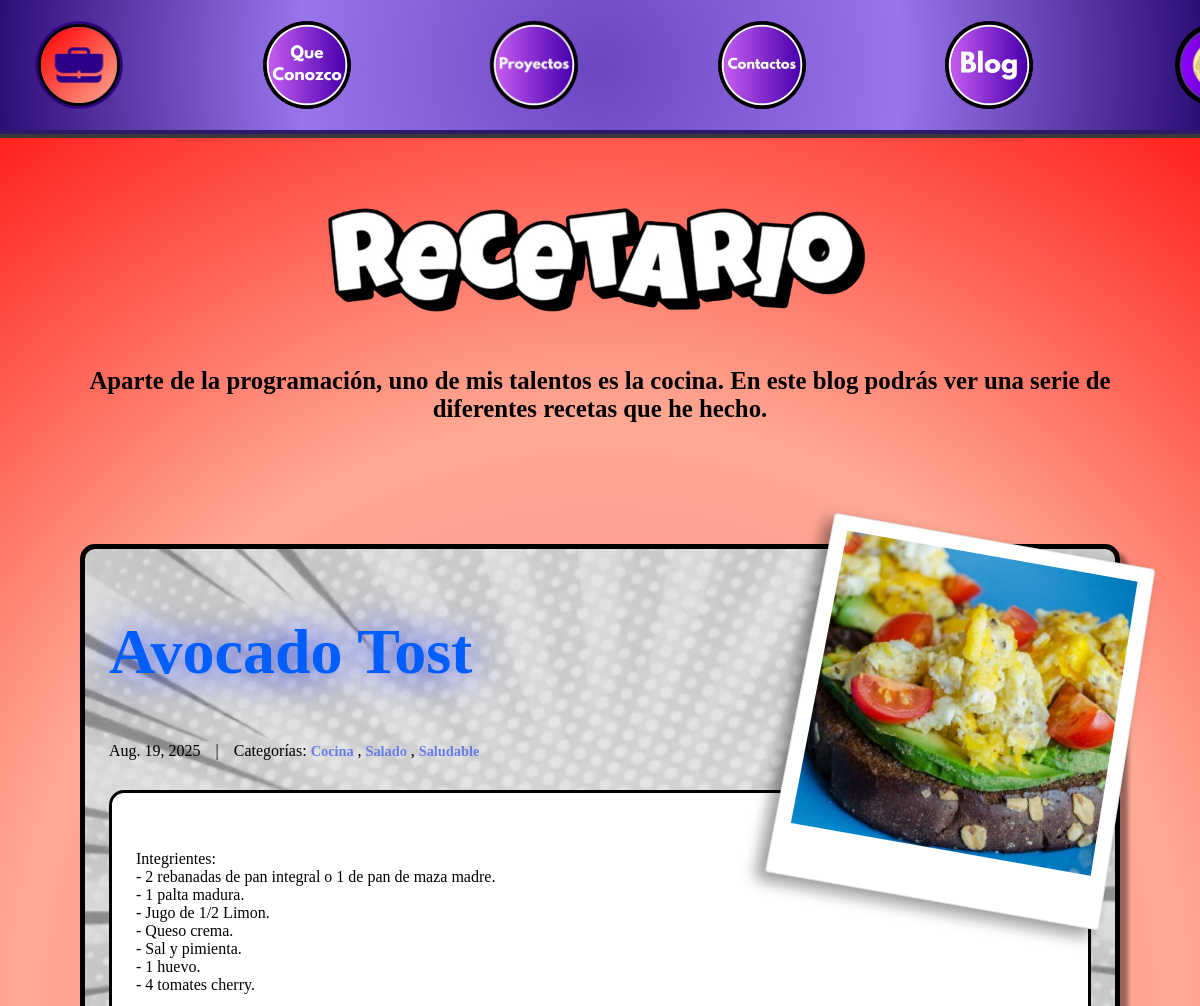
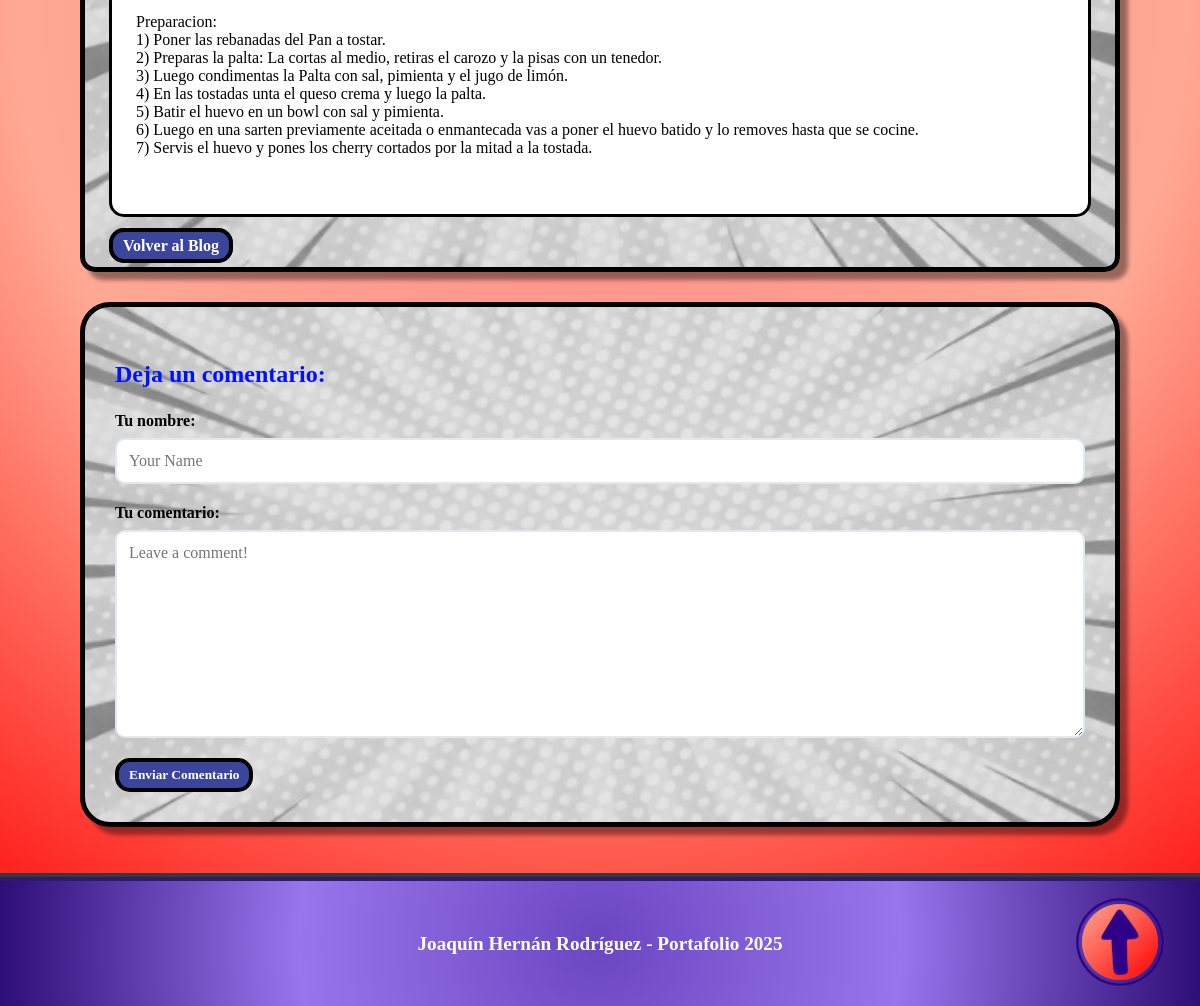
The app's page /blog/post/3/, older data (2 pictures, top to bottom).
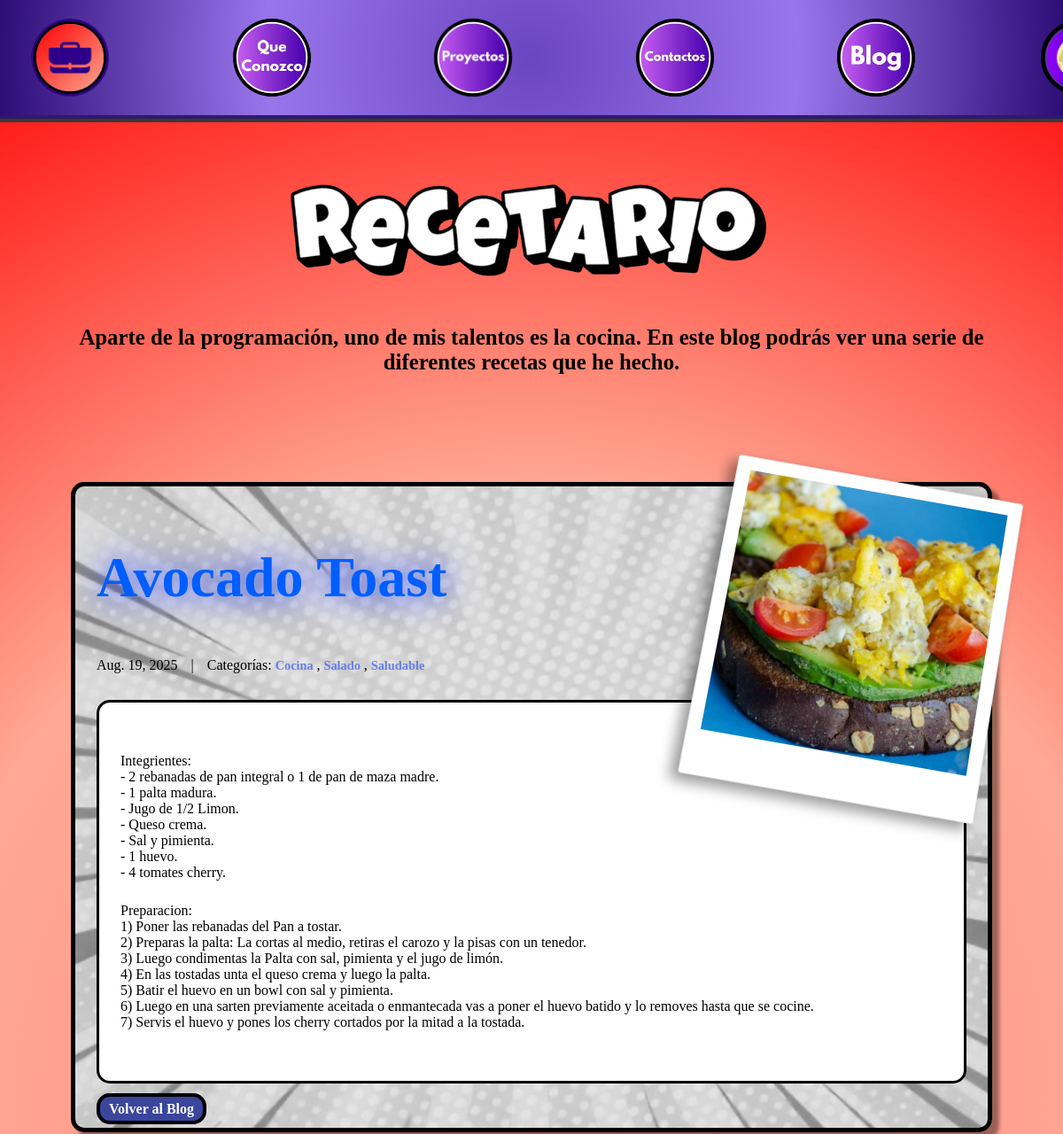
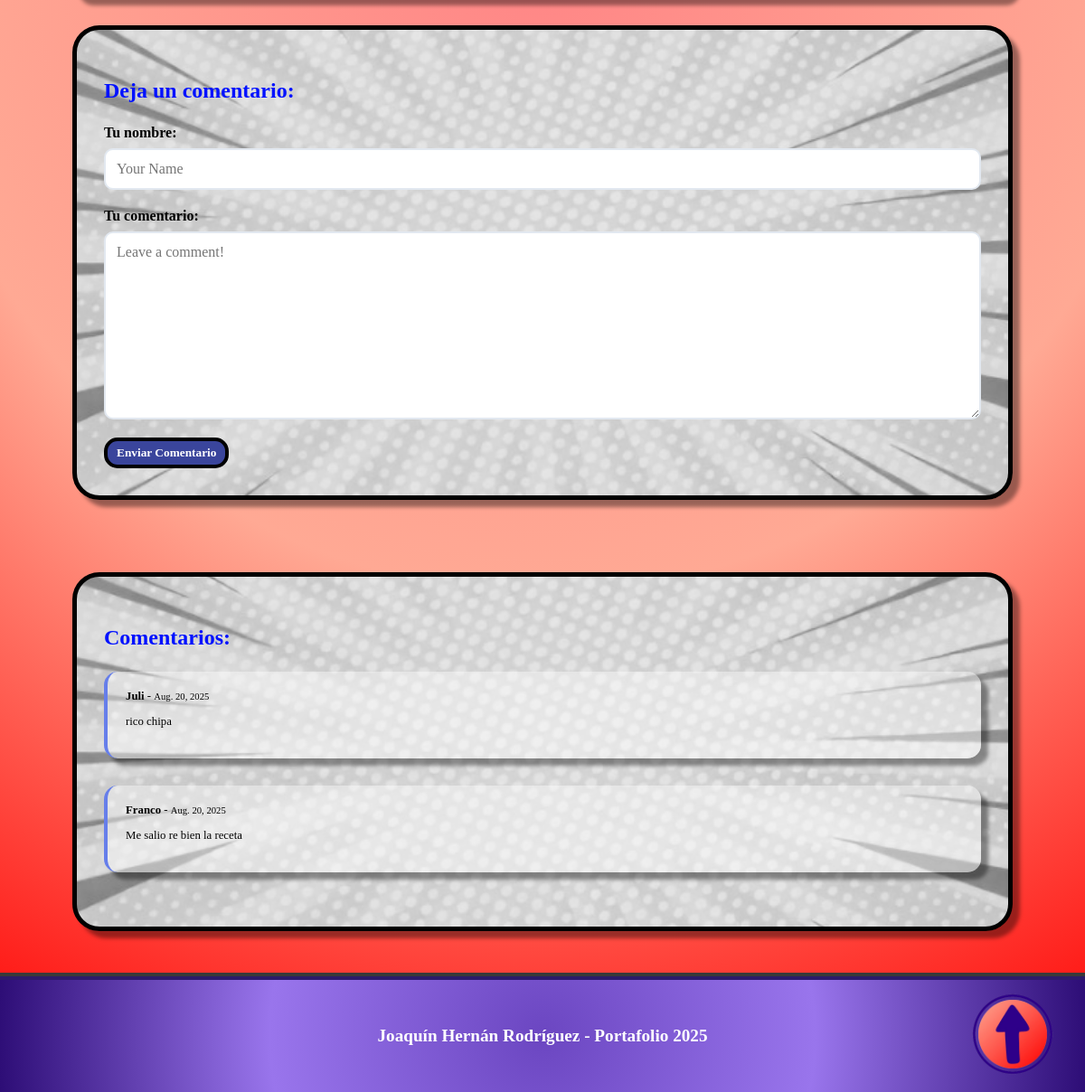
The same page, newer data (2 pictures, top to bottom).
### blog/models.py (models this page shows, shortened)
class Post(models.Model):
    title = models.CharField(max_length=255)
    body = models.TextField()
    created_on = models.DateTimeField(auto_now_add=True)
    last_modified = models.DateTimeField(auto_now=True)
    categories = models.ManyToManyField("Category", related_name="posts")
    image = models.ImageField(upload_to='blog_images/', blank=True, null=True)

class Category(models.Model):
    name = models.CharField(max_length=30)
    class Meta:
        verbose_name_plural = "categories"

class Comment(models.Model):
    author = models.CharField(max_length=60)
    body = models.CharField(max_length=2000)
    created_on = models.DateTimeField(auto_now_add=True)
    post = models.ForeignKey("Post", on_delete=models.CASCADE)

### blog/views.py (the view, shortened to what this page needs)
# urls.py: path("post/<int:pk>/", views.blog_detail, name="blog_detail"),
def blog_detail(request, pk):
    post = Post.objects.get(pk=pk)
    form = CommentForm()
    comments = Comment.objects.filter(post=post)
    context = {
        "post": post,
        "comments": comments,
        "form": CommentForm(),
    }
    return render(request, "blog/detail.html", context)

### blog/forms.py
class CommentForm(forms.Form):
    author = forms.CharField(
        max_length=60,
        widget=forms.TextInput(
            attrs={"class": "form-control", "placeholder": "Your Name"}
        ),
    )
    body = forms.CharField(
        max_length= 2000,
        widget=forms.Textarea(
            attrs={"class": "form-control", "placeholder": "Leave a comment!"}
        )
    )

### templates/blog/detail.html (shortened to what this page needs)
{% extends "blog.html" %}
{% load static %}
{% block page_content %}
  <div class="post-detail">
    <article class="post-full" style="background-image: url('{% static 'Portafolio/assets/Fondos/Fondo Blanco.png' %}'); background-size: cover; background-position: center;">
      {% if post.image %}
        <div class="foto-instantanea">
          <div class="foto-frame">
            <img src="{{ post.image.url }}" alt="{{ post.title }}" class="foto-imagen">
          </div>
        </div>
      {% endif %}
      <div class="post-header">
        <h1 class="post-title-detail">{{ post.title }}</h1>
        <div class="post-meta-detail">
          <span class="post-date">{{ post.created_on.date }}</span>
          <span class="separator">|</span>
          <span class="post-categories">Categorías:
            {% for category in post.categories.all %}
              <a href="{% url 'blog:blog_category' category.name %}" class="categoria">
                {{ category.name }}
              </a>{% if not forloop.last %}, {% endif %}
            {% endfor %}
          </span>
        </div>
      </div>
      <div class="post-content-detail">
        <p>{{ post.body | linebreaks }}</p>
      </div>
      <div class="navigation-links">
        <a href="{% url 'blog:blog_index' %}" class="volver">Volver al Blog</a>
      </div>
    </article>
    <div class="comments-section" style="background-image: url('{% static 'Portafolio/assets/Fondos/Fondo Blanco.png' %}'); background-size: cover; background-position: center;">
      <h3 class="comments-title">Deja un comentario:</h3>
      <form method="post" class="comment-form">
        <div class="form-group">
          <label for="{{ form.author.id_for_label }}">Tu nombre:</label>
          {{ form.author }}
        </div>
        <div class="form-group">
          <label for="{{ form.body.id_for_label }}">Tu comentario:</label>
          {{ form.body }}
        </div>
        <button type="submit" class="enviar-comentario">Enviar Comentario</button>
      </form>
    </div>
    {% if comments %}
    <div class="comments-list" style="background-image: url('{% static 'Portafolio/assets/Fondos/Fondo Blanco.png' %}'); background-size: cover; background-position: center;">
      <h3 class="comments-title">Comentarios:</h3>
      {% for comment in comments %}
        <div class="comment">
          <div class="comment-meta">
            <strong>{{ comment.author }}</strong> - <small>{{ comment.created_on.date }}</small>
          </div>
          <div class="comment-body">
            <p>{{ comment.body | linebreaks }}</p>
          </div>
        </div>
      {% endfor %}
    </div>
    {% endif %}
  </div>
{% endblock page_content %}

### templates/blog.html (shortened to what this page needs)
{% extends "base.html" %}
{% load static %}
{% block extra_css %}
    <link rel="stylesheet" href="{% static 'Portafolio/css/blog.css' %}">
{% endblock %}
{% block page_header %}
    <div class="Contenedor">
        <div class="Titulo">
            <a href="{% static 'Portafolio/assets/Imagenes/egg.png' %}"><img src="{% static 'Portafolio/assets/Titulo/Recetario.png' %}" alt="Mi Blog" width="600" height="auto"></a>
            <h2>Aparte de la programación, uno de mis talentos es la cocina. En este blog podrás ver una serie de diferentes recetas que he hecho.</h2>
        </div>
    </div>
{% endblock page_header %}

### templates/base.html (shortened to what this page needs)
{% load static %}
<!DOCTYPE html>
<html lang="es">
<head>
    <link rel="stylesheet" href="{% static 'Portafolio/css/base.css' %}">
    {% block extra_css %}{% endblock %}
</head>
<body>
    <header>
    <nav class="Barra">
      <ul>
          <li> <a href="{% url 'Portafolio:inicio' %}" class="modo-sueno-btn tooltip" data-tooltip="Inicio"><img src="{% block header_logo %}{% static 'Portafolio/assets/Logos/Portafolio.png' %}{% endblock %}" alt="Logo" width="120" height="120"></a></li>
          <li><a href="{% url 'Portafolio:que_conozco' %}" class="modo-sueno-btn"><img src="{% static 'Portafolio/assets/Logos/Que Conozco.png' %}" alt="Logo" width="130" height="130"></a></li>
          <li><a href="{% url 'Portafolio:proyectos' %}" class="modo-sueno-btn"><img src="{% static 'Portafolio/assets/Logos/Proyectos.png' %}" alt="Logo" width="130" height="130"></a></li>
          <li><a href="{% url 'Portafolio:contactos' %}" class="modo-sueno-btn"><img src="{% static 'Portafolio/assets/Logos/Contactos.png' %}" alt="Logo" width="130" height="130"></a></li>
          <li><a href="{% url 'blog:blog_index' %}" class="modo-sueno-btn"><img src="{% static 'Portafolio/assets/Logos/Blog.png' %}" alt="Logo" width="130" height="130"></a></li>
          <li> <a href="#" id="modoSuenoBtn" class="modo-sueno-btn tooltip" data-tooltip="Modo Sueño" onclick="return toggleModoSueno()"><img id="modoSuenoImg" src="{% static 'Portafolio/assets/Logos/Boton(Modo Sueño).png' %}" alt="Boton Modo Sueño" width="120" height="120"></a></li>
      </ul>
    </nav>
</header>
    {% block page_header %}{% endblock %}
    <main>
        {% block page_content %}{% endblock %}
    </main>
      <footer class="Footer">
    <div class="footer-content">
      <div class="footer-texto">
        <a href="{% static 'Portafolio/assets/Imagenes/egg.png' %}"></a><p>Joaquín Hernán Rodríguez - Portafolio 2025</p></a>
      </div>
      <div class="boton-subir">
        <a href="#"><img src="{% block footer_button %}{% static 'Portafolio/assets/Logos/Subir.png' %}{% endblock %}" alt="Boton Subir" width="120" height="auto"></a>
      </div>
    </div>
  </footer>
</body>
</html>

### Portafolio/static/Portafolio/css/base.css (style rules this page uses)
html { scroll-behavior: smooth; }
body { margin: 0; padding: 0; height: 100%; transition: background-color 0.3s ease; font-family: 'Baloo 2', cursive; }
h1, h2, h3, .Barra ul li a { font-family: 'Bangers', cursive; }
.Barra { width: 100%; background: radial-gradient(circle, #6b46c1, #9975ec, #2d0d76); border-bottom: 4px solid #2d1b69; box-shadow: 0 4px 0 #393939; position: fixed; top: 0; z-index: 1000; height: 130px; display: flex; align-items: center; }
.Barra ul { display: flex; justify-content: center; align-items: center; list-style: none; gap: 9rem; margin: 0 3rem; padding: 0; width: 100%; }
.Barra ul li { display: flex; align-items: center; }
.Barra ul li a { text-decoration: none; color: white; font-size: 1.2rem; font-weight: 600; border-radius: 15px; border: 4px solid #000; transition: all 0.3s ease; text-transform: uppercase; letter-spacing: 1px; padding: 0.8rem 1.5rem; background-color: #583a9c; display: flex; align-items: center; justify-content: center; }
.modo-sueno-btn { background-color: #583a9c !important; padding: 0.8rem !important; border-radius: 50% !important; width: 50px !important; height: 50px !important; display: flex !important; align-items: center !important; justify-content: center !important; font-size: 2.5rem !important; position: relative !important; }
.Footer { width: 100%; background: radial-gradient(circle, #6b46c1, #9975ec, #2d0d76); border-top: 4px solid #2d1b69; box-shadow: 0 -4px 0 #393939; z-index: 1000; bottom: 0; }
.footer-content { display: flex; justify-content: center; align-items: center; padding: 2rem 8rem; bottom: 0; position: relative; }
.footer-texto { color: white; font-size: 1.2rem; font-weight: 600; margin: 0; }
.boton-subir { position: absolute; right: 20px; }
.boton-subir img { transition: transform 0.3s ease; }
.tooltip { position: relative; }
.Titulo { margin-top: 180px; display: flex; flex-direction: column; justify-content: center; align-items: center; width: 100%; box-sizing: border-box; }
.Titulo img { display: block; transition: transform 0.3s ease; }
.Titulo h2 { padding-left: 5rem; padding-right: 5rem; text-align: center; font-size: 1.55rem; padding-bottom: 50px; }

Row changes from the older to the newer data that the page shows:
changed Post: title "Avocado Tost" → "Avocado Toast"
added Comment: author "Juli", created_on "Aug. 20, 2025", body "rico chipa"
added Comment: author "Franco", created_on "Aug. 20, 2025", body "Me salio re bien la receta"
Text that changed along with them:
text now shown: "Comentarios:"
